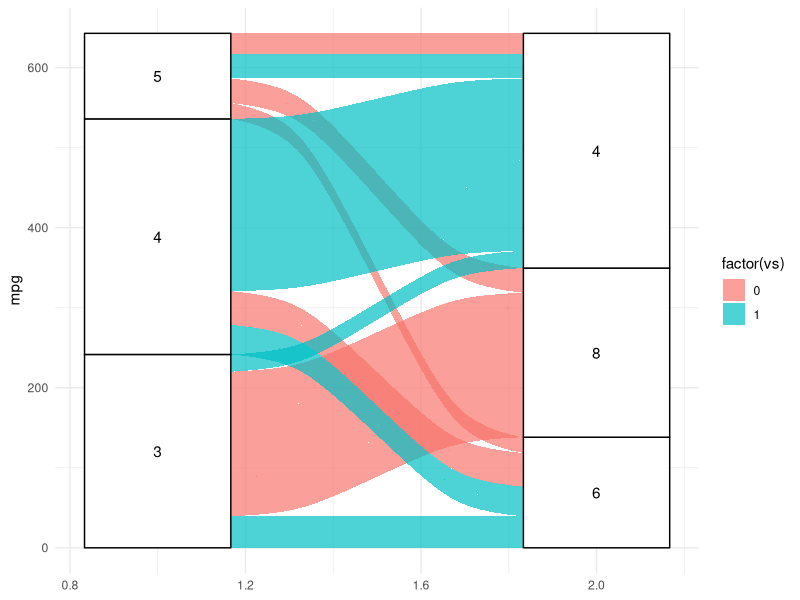

Write the R code that produced this figure.
library(ggalluvial)

data(mtcars)

ggplot(mtcars,
  aes(axis1 = factor(gear, levels = c(5,4,3)),  # 调整 gear 的顺序为 3, 4, 5
      axis2 = factor(cyl, levels = c(8,6,4)),   # 调整 cyl 的顺序为 4, 6, 8
      y = mpg)) +
  geom_alluvium(aes(fill = factor(vs)), alpha = 0.7) +
  geom_stratum() +
  geom_text(stat = "stratum", aes(label = after_stat(stratum))) +
  theme_minimal()